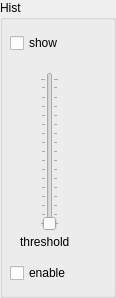
<?xml version="1.0" encoding="UTF-8"?>
<ui version="4.0">
 <class>HistBox</class>
 <widget class="QGroupBox" name="HistBox">
  <property name="geometry">
   <rect>
    <x>0</x>
    <y>0</y>
    <width>116</width>
    <height>298</height>
   </rect>
  </property>
  <property name="sizePolicy">
   <sizepolicy hsizetype="Minimum" vsizetype="Preferred">
    <horstretch>0</horstretch>
    <verstretch>0</verstretch>
   </sizepolicy>
  </property>
  <property name="minimumSize">
   <size>
    <width>116</width>
    <height>0</height>
   </size>
  </property>
  <property name="windowTitle">
   <string>GroupBox</string>
  </property>
  <property name="title">
   <string>Hist</string>
  </property>
  <widget class="QCheckBox" name="enable">
   <property name="geometry">
    <rect>
     <x>10</x>
     <y>260</y>
     <width>93</width>
     <height>26</height>
    </rect>
   </property>
   <property name="text">
    <string>enable</string>
   </property>
  </widget>
  <widget class="QSlider" name="verticalSlider">
   <property name="geometry">
    <rect>
     <x>40</x>
     <y>72</y>
     <width>19</width>
     <height>159</height>
    </rect>
   </property>
   <property name="maximum">
    <number>255</number>
   </property>
   <property name="pageStep">
    <number>16</number>
   </property>
   <property name="orientation">
    <enum>Qt::Vertical</enum>
   </property>
   <property name="tickPosition">
    <enum>QSlider::TicksBothSides</enum>
   </property>
   <property name="tickInterval">
    <number>16</number>
   </property>
  </widget>
  <widget class="QLabel" name="label">
   <property name="geometry">
    <rect>
     <x>20</x>
     <y>232</y>
     <width>66</width>
     <height>20</height>
    </rect>
   </property>
   <property name="text">
    <string>threshold</string>
   </property>
  </widget>
  <widget class="QCheckBox" name="show">
   <property name="geometry">
    <rect>
     <x>10</x>
     <y>30</y>
     <width>93</width>
     <height>26</height>
    </rect>
   </property>
   <property name="text">
    <string>show</string>
   </property>
  </widget>
 </widget>
 <resources/>
 <connections/>
</ui>
